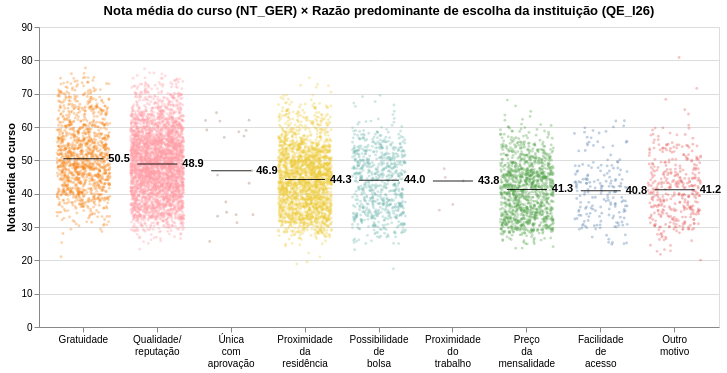

Write notebook code for a chart like this one.
### Markdown cell above
## 3. Nota média × Razão de escolha da instituição

Cada ponto é um curso, classificado pela razão mais citada pelos seus alunos (moda).
A barra horizontal indica a **mediana** de cada grupo. Ordenado da maior para a menor mediana.

### Code cell
import pandas as pd

_df_strip = (
    moda_por_curso
    .join(media_por_curso, on="CO_CURSO", how="inner")
    .filter(pl.col("NT_GER_media").is_not_null())
    .select(["CO_CURSO", "Razao", "NT_GER_media"])
    .sort("CO_CURSO")
    .to_pandas()
)

_df_median = (
    _df_strip.groupby("Razao")["NT_GER_media"]
    .median()
    .reset_index()
    .rename(columns={"NT_GER_media": "mediana"})
)

ordem_nota = (
    _df_median.sort_values("mediana", ascending=False)["Razao"].tolist()
)
if "Outro motivo" in ordem_nota:
    ordem_nota.remove("Outro motivo")
    ordem_nota.append("Outro motivo")

rng = np.random.default_rng(100)
_df_strip["jitter"] = rng.uniform(-0.45, 0.45, size=len(_df_strip))

strip = (
    alt.Chart(_df_strip)
    .mark_circle(opacity=0.35, size=8)
    .encode(
        x=alt.X("Razao:N", sort=ordem_nota, title=None,
                axis=alt.Axis(
                    labelAngle=0,
                    labelLimit=100,
                    labelLineHeight=12,
                    labelExpr="split(datum.label, ' ')",
                )),
        xOffset=alt.XOffset("jitter:Q", scale=alt.Scale(domain=[-0.5, 0.5])),
        y=alt.Y("NT_GER_media:Q", title="Nota média do curso",
                scale=alt.Scale(zero=True)),
        color=alt.Color("Razao:N", legend=None),
        tooltip=["Razao", alt.Tooltip("NT_GER_media:Q", format=".1f", title="Nota")],
    )
)

mediana_layer = (
    alt.Chart(_df_median)
    .mark_tick(thickness=1, size=40, color="black", opacity=0.85)
    .encode(
        x=alt.X("Razao:N", sort=ordem_nota),
        y=alt.Y("mediana:Q"),
        tooltip=["Razao", alt.Tooltip("mediana:Q", format=".1f", title="Mediana")],
    )
)

label_layer = (
    alt.Chart(_df_median)
    .mark_text(dx=25, fontSize=11, fontWeight="bold", color="black", align="left", baseline="middle")
    .encode(
        x=alt.X("Razao:N", sort=ordem_nota),
        y=alt.Y("mediana:Q"),
        text=alt.Text("mediana:Q", format=".1f"),
    )
)

(strip + mediana_layer + label_layer).properties(
    title=alt.TitleParams(
        "Nota média do curso (NT_GER) × Razão predominante de escolha da instituição (QE_I26)",
    ),
    width=680, height=300,
)

### Figure 1 — Vega-Lite specification as saved in the notebook (floating-point values rounded to 4 significant figures; data arrays with more than 128 entries replaced by an {"elided": "..."} marker saying what was removed)
{"config": {"view": {"continuousWidth": 300, "continuousHeight": 300}}, "layer": [{"data": {"name": "data-69a9bf9f78933a4a9c58a1302a841849"}, "mark": {"type": "circle", "opacity": 0.35, "size": 8}, "encoding": {"color": {"field": "Razao", "legend": null, "type": "nominal"}, "tooltip": [{"field": "Razao", "type": "nominal"}, {"field": "NT_GER_media", "format": ".1f", "title": "Nota", "type": "quantitative"}], "x": {"axis": {"labelAngle": 0, "labelExpr": "split(datum.label, ' ')", "labelLimit": 100, "labelLineHeight": 12}, "field": "Razao", "sort": ["Gratuidade", "Qualidade/ reputação", "Única com aprovação", "Proximidade da residência", "Possibilidade de bolsa", "Proximidade do trabalho", "Preço da mensalidade", "Facilidade de acesso", "Outro motivo"], "title": null, "type": "nominal"}, "xOffset": {"field": "jitter", "scale": {"domain": [-0.5, 0.5]}, "type": "quantitative"}, "y": {"field": "NT_GER_media", "scale": {"zero": true}, "title": "Nota média do curso", "type": "quantitative"}}}, {"data": {"name": "data-053bb87d49b4d14f5bfd934ab8bebc82"}, "mark": {"type": "tick", "color": "black", "opacity": 0.85, "size": 40, "thickness": 1}, "encoding": {"tooltip": [{"field": "Razao", "type": "nominal"}, {"field": "mediana", "format": ".1f", "title": "Mediana", "type": "quantitative"}], "x": {"field": "Razao", "sort": ["Gratuidade", "Qualidade/ reputação", "Única com aprovação", "Proximidade da residência", "Possibilidade de bolsa", "Proximidade do trabalho", "Preço da mensalidade", "Facilidade de acesso", "Outro motivo"], "type": "nominal"}, "y": {"field": "mediana", "type": "quantitative"}}}, {"data": {"name": "data-053bb87d49b4d14f5bfd934ab8bebc82"}, "mark": {"type": "text", "align": "left", "baseline": "middle", "color": "black", "dx": 25, "fontSize": 11, "fontWeight": "bold"}, "encoding": {"text": {"field": "mediana", "format": ".1f", "type": "quantitative"}, "x": {"field": "Razao", "sort": ["Gratuidade", "Qualidade/ reputação", "Única com aprovação", "Proximidade da residência", "Possibilidade de bolsa", "Proximidade do trabalho", "Preço da mensalidade", "Facilidade de acesso", "Outro motivo"], "type": "nominal"}, "y": {"field": "mediana", "type": "quantitative"}}}], "height": 300, "title": {"text": "Nota média do curso (NT_GER) × Razão predominante de escolha da instituição (QE_I26)"}, "width": 680, "$schema": "https://vega.github.io/schema/vega-lite/v6.4.1.json", "datasets": {"data-69a9bf9f78933a4a9c58a1302a841849": {"elided": "9371 records"}, "data-053bb87d49b4d14f5bfd934ab8bebc82": [{"Razao": "Facilidade de acesso", "mediana": 40.84}, {"Razao": "Gratuidade", "mediana": 50.49}, {"Razao": "Outro motivo", "mediana": 41.18}, {"Razao": "Possibilidade de bolsa", "mediana": 44.01}, {"Razao": "Preço da mensalidade", "mediana": 41.25}, {"Razao": "Proximidade da residência", "mediana": 44.25}, {"Razao": "Proximidade do trabalho", "mediana": 43.82}, {"Razao": "Qualidade/ reputação", "mediana": 48.91}, {"Razao": "Única com aprovação", "mediana": 46.91}]}}
